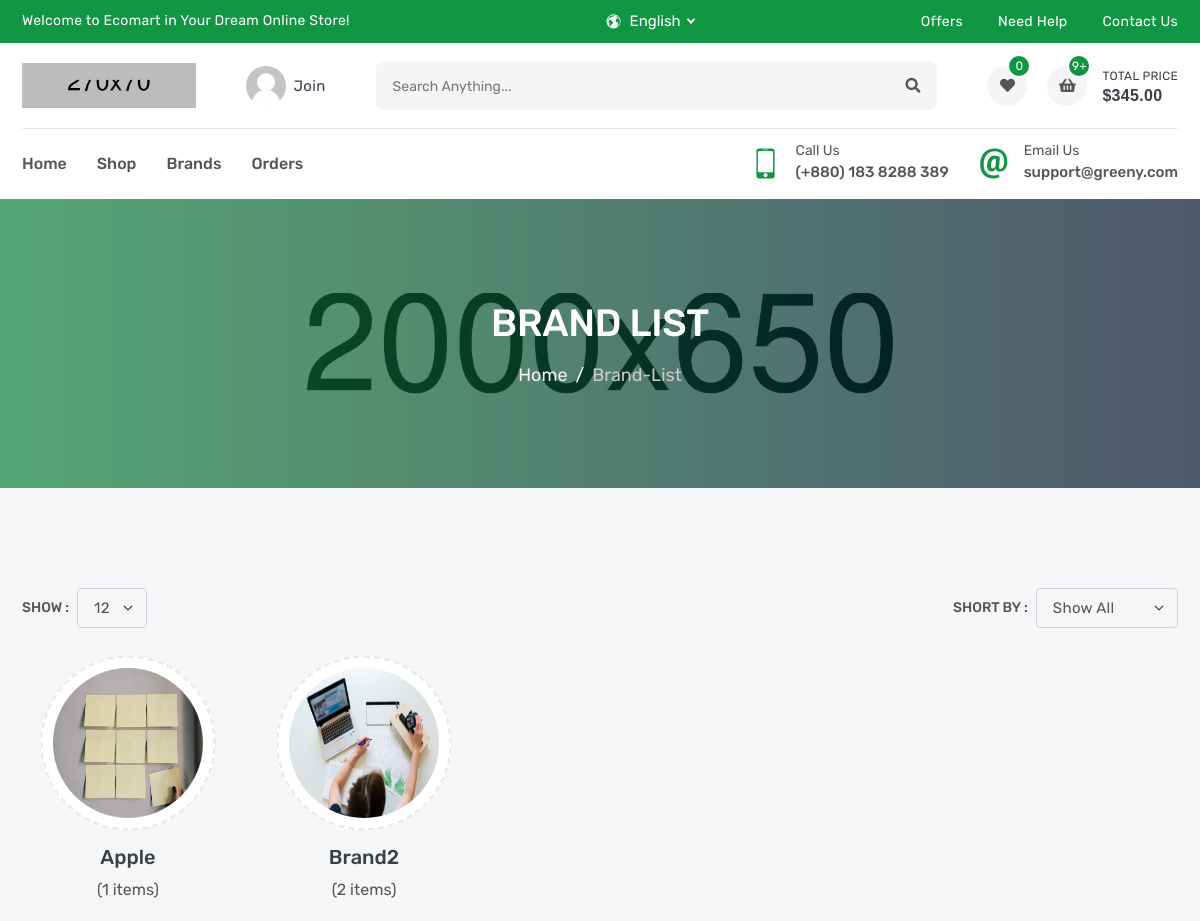
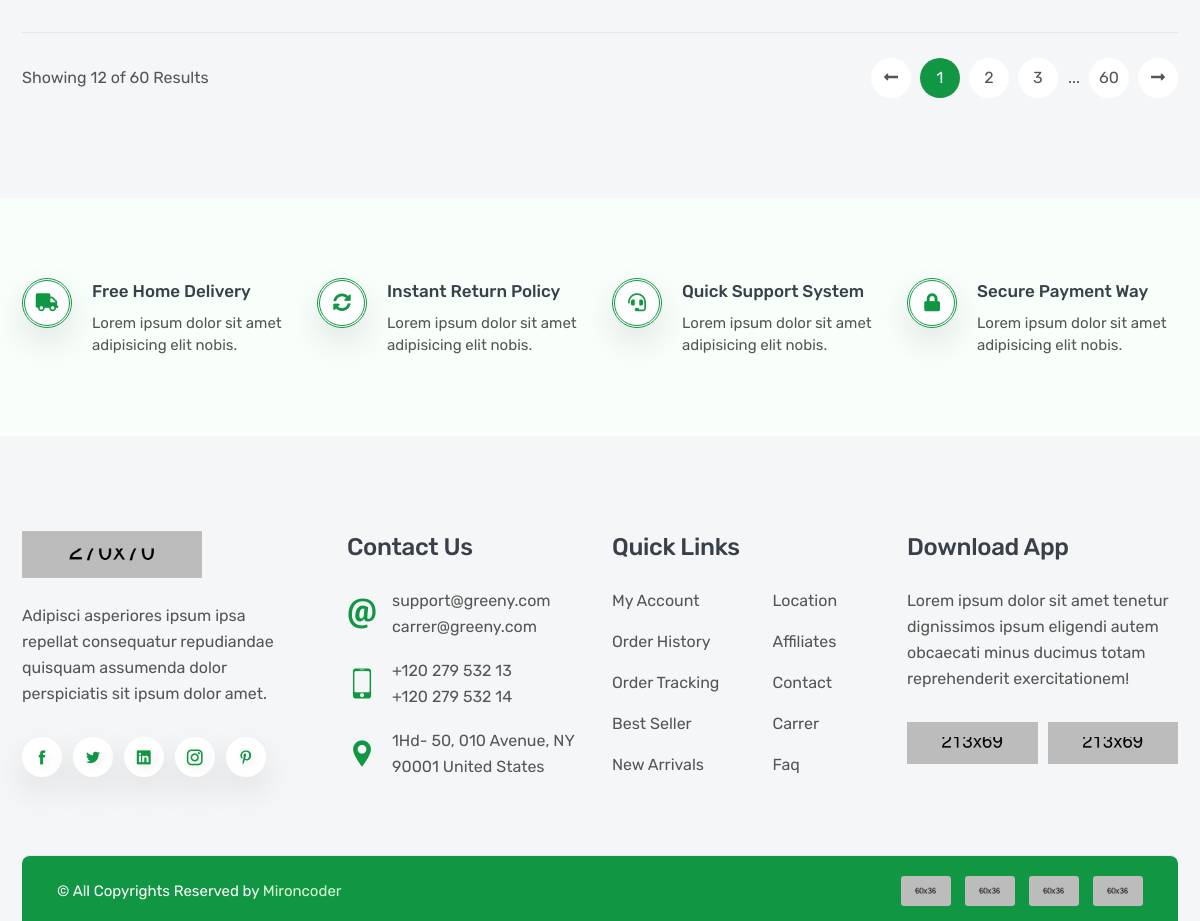
/products/brands/, run on the app's committed database (2 pictures, top to bottom).
### product/models.py (models this page shows, shortened)
class Brand(models.Model):
    name = models.CharField(_('Name'), max_length=100)
    image = models.ImageField(_('Image'), upload_to = 'brands')
    slug = models.SlugField(null=True, blank=True)

class Product(models.Model):
    name = models.CharField(_('Name'), max_length=120)
    flag = models.CharField(_('Flag'), max_length=10, choices=FLAG_TYPES)
    image = models.ImageField(_('Image'), upload_to='products')
    price = models.FloatField(_('Price'), )
    sku = models.CharField(_('SKU'), max_length=12)
    subtitle = models.CharField(_('Subtitle'), max_length=300)
    description = models.TextField(_('Description'), max_length=40000)
    quantity = models.IntegerField(_('Quantity'), )
    brand = models.ForeignKey('Brand', verbose_name='Brand', related_name='product_brand', on_delete=models.SET_NULL, null=True)
    slug = models.SlugField(null=True, blank=True)
    tags = TaggableManager()

### product/views.py (the view)
# urls.py: path('brands/', BrandList.as_view()),
class BrandList(ListView):
    model = Brand

### product/templates/product/brand_list.html (shortened to what this page needs)
{% extends "base.html" %}
{% load static %}
{% block css %}
<link rel="stylesheet" href="{% static 'en/css/brand-list.css' %}">
{% endblock css %}
{% block body %}
        <section class="inner-section single-banner" style="background: url(images/single-banner.jpg) no-repeat center;">
            <div class="container">
                <h2>brand list</h2>
                <ol class="breadcrumb">
                    <li class="breadcrumb-item"><a href="/">Home</a></li>
                    <li class="breadcrumb-item active" aria-current="page">brand-list</li>
                </ol>
            </div>
        </section>
        <section class="inner-section">
            <div class="container">
                <div class="row">
                    <div class="col-lg-12">
                        <div class="top-filter">
                            <div class="filter-show">
                                <label class="filter-label">Show :</label>
                                <select class="form-select filter-select">
                                    <option value="1">12</option>
                                </select>
                            </div>
                            <div class="filter-short">
                                <label class="filter-label">Short by :</label>
                                <select class="form-select filter-select isotope-select">
                                    <option value="*">show all</option>
                                </select>
                            </div>
                        </div>
                    </div>
                </div>
                <div class="row row-cols-2 row-cols-md-3 row-cols-lg-4 row-cols-xl-5 isotope-items">
                    {% for brand in object_list %}
                    <div class="col all vegetables">
                        <div class="brand-wrap">
                            <div class="brand-media">
                                <img src="{{brand.image.url}}" alt="brand">
                            </div>
                            <div class="brand-meta">
                                <h4>{{brand.name}}</h4>
                                <p>({{brand.product_brand.all|length}} items)</p>
                            </div>
                        </div>
                    </div>
                    {% endfor %}
                </div>
                <div class="row">
                    <div class="col-lg-12">
                        <div class="bottom-paginate">
                            <p class="page-info">Showing 12 of 60 Results</p>
                            <ul class="pagination">
                                <li class="page-item">
                                    <a class="page-link" href="#">
                                        <i class="fas fa-long-arrow-alt-left"></i>
                                    </a>
                                </li>
                                <li class="page-item"><a class="page-link active" href="#">1</a></li>
                                <li class="page-item"><a class="page-link" href="#">2</a></li>
                                <li class="page-item"><a class="page-link" href="#">3</a></li>
                                <li class="page-item">...</li>
                                <li class="page-item"><a class="page-link" href="#">60</a></li>
                                <li class="page-item">
                                    <a class="page-link" href="#">
                                        <i class="fas fa-long-arrow-alt-right"></i>
                                    </a>
                                </li>
                            </ul>
                        </div>
                    </div>
                </div>
            </div>
        </section>
        {% endblock body %}

### static/en/css/brand-list.css (style rules this page uses)
.brand-wrap { padding: 15px 0px 50px; }
.brand-media { margin-bottom: 25px; }

### data on the page
Brand: image (picture), name "Apple", product_brand.all|length "1"
Brand: image (picture), name "Brand2", product_brand.all|length "2"
